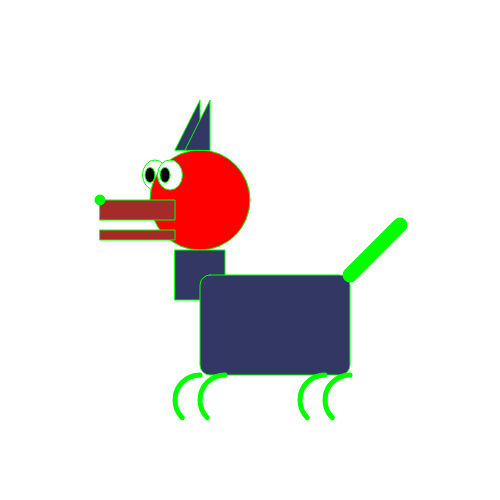
Frame 1 (no input)
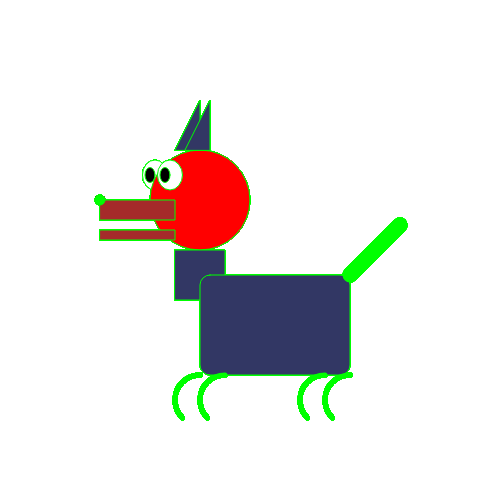
Frame 60 (no input)
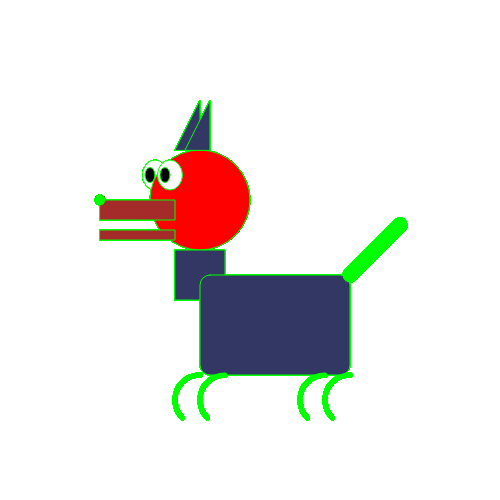
Frame 120 (the mouse pressed at the canvas centre since frame 60)

The p5.js sketch that drew these frames (run headless with seeded random() and noise() and a simulated clock; from frame 60 on, the mouse is pressed at the canvas centre):

// p5.js sketch
// ── sketch.js
function setup() {
  // put setup code here
  createCanvas(500,500);
  background("black");
  background(255);
  background(0);
  background(255,0);
  background(255);
}

function draw() {
  // put drawing code here

  strokeWeight(1);
  fill(255,255,255);
  stroke(0,255,0);
  //hinded eyes
  ellipse(155,175,25,30);

  fill(0);
  //first pupil
  ellipse(150,175,10,15);

  fill(255,0,0);
  //head
  ellipse(200,200,100,100);

  fill("brown");
  //mouth
  rect(100,200,75,20);
  rect(100,230,75,10);

  //nose
  ellipse(100,200,10,10);

  strokeWeight(10);
  point(100,200);

  fill(255);
  strokeWeight(1);
  //front eyes
  ellipse(170,175,25,30);

  fill(0);
  //second pupil
  ellipse(165,175,10,15);

  fill(50,55,100);
  //neck
  rect(175,250,50,50);

  //body
  rect(200,275,150,100,10);

  //ears
  triangle(175,150,200,100,200,150);
  triangle(175+10,150,200+10,100,200+10,150);

  //tail
  strokeWeight(15);
  line(350,275,350+50,275-50);

  noFill();
  strokeWeight(5);
  angleMode(DEGREES);
  arc(200,400,50,50,135,270);
  arc(225,400,50,50,135,270);
  arc(325,400,50,50,135,270);
  arc(350,400,50,50,135,270);






}
